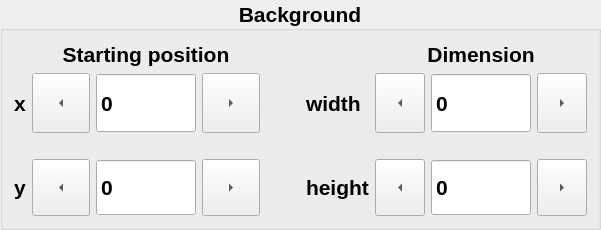
                <widget class="QGroupBox" name="box_table">
                 <property name="enabled">
                  <bool>true</bool>
                 </property>
                 <property name="sizePolicy">
                  <sizepolicy hsizetype="Expanding" vsizetype="Expanding">
                   <horstretch>0</horstretch>
                   <verstretch>0</verstretch>
                  </sizepolicy>
                 </property>
                 <property name="font">
                  <font>
                   <family>MS Sans Serif</family>
                   <pointsize>16</pointsize>
                   <weight>75</weight>
                   <italic>false</italic>
                   <bold>true</bold>
                  </font>
                 </property>
                 <property name="layoutDirection">
                  <enum>Qt::LeftToRight</enum>
                 </property>
                 <property name="title">
                  <string>Background</string>
                 </property>
                 <property name="alignment">
                  <set>Qt::AlignCenter</set>
                 </property>
                 <layout class="QVBoxLayout" name="verticalLayout_9">
                  <item>
                   <layout class="QGridLayout" name="gridLayout">
                    <item row="1" column="2">
                     <spacer name="horizontalSpacer">
                      <property name="orientation">
                       <enum>Qt::Horizontal</enum>
                      </property>
                      <property name="sizeHint" stdset="0">
                       <size>
                        <width>40</width>
                        <height>20</height>
                       </size>
                      </property>
                     </spacer>
                    </item>
                    <item row="2" column="1">
                     <spacer name="verticalSpacer_12">
                      <property name="orientation">
                       <enum>Qt::Vertical</enum>
                      </property>
                      <property name="sizeType">
                       <enum>QSizePolicy::Minimum</enum>
                      </property>
                      <property name="sizeHint" stdset="0">
                       <size>
                        <width>20</width>
                        <height>20</height>
                       </size>
                      </property>
                     </spacer>
                    </item>
                    <item row="0" column="4">
                     <widget class="QLabel" name="label_6">
                      <property name="font">
                       <font>
                        <pointsize>16</pointsize>
                       </font>
                      </property>
                      <property name="text">
                       <string>Dimension</string>
                      </property>
                      <property name="alignment">
                       <set>Qt::AlignCenter</set>
                      </property>
                     </widget>
                    </item>
                    <item row="3" column="0">
                     <widget class="QLabel" name="label_2">
                      <property name="sizePolicy">
                       <sizepolicy hsizetype="Expanding" vsizetype="Expanding">
                        <horstretch>0</horstretch>
                        <verstretch>0</verstretch>
                       </sizepolicy>
                      </property>
                      <property name="font">
                       <font>
                        <pointsize>16</pointsize>
                       </font>
                      </property>
                      <property name="locale">
                       <locale language="English" country="Germany"/>
                      </property>
                      <property name="text">
                       <string>y</string>
                      </property>
                     </widget>
                    </item>
                    <item row="2" column="4">
                     <spacer name="verticalSpacer_13">
                      <property name="orientation">
                       <enum>Qt::Vertical</enum>
                      </property>
                      <property name="sizeType">
                       <enum>QSizePolicy::Minimum</enum>
                      </property>
                      <property name="sizeHint" stdset="0">
                       <size>
                        <width>20</width>
                        <height>20</height>
                       </size>
                      </property>
                     </spacer>
                    </item>
                    <item row="3" column="4">
                     <layout class="QHBoxLayout" name="horizontalLayout_4">
                      <item>
                       <widget class="QToolButton" name="btn_htableN">
                        <property name="enabled">
                         <bool>true</bool>
                        </property>
                        <property name="sizePolicy">
                         <sizepolicy hsizetype="Expanding" vsizetype="Expanding">
                          <horstretch>0</horstretch>
                          <verstretch>0</verstretch>
                         </sizepolicy>
                        </property>
                        <property name="minimumSize">
                         <size>
                          <width>50</width>
                          <height>50</height>
                         </size>
                        </property>
                        <property name="text">
                         <string>...</string>
                        </property>
                        <property name="arrowType">
                         <enum>Qt::LeftArrow</enum>
                        </property>
                       </widget>
                      </item>
                      <item>
                       <widget class="QSpinBox" name="sbx_htable">
                        <property name="enabled">
                         <bool>true</bool>
                        </property>
                        <property name="sizePolicy">
                         <sizepolicy hsizetype="Expanding" vsizetype="Expanding">
                          <horstretch>0</horstretch>
                          <verstretch>0</verstretch>
                         </sizepolicy>
                        </property>
                        <property name="minimumSize">
                         <size>
                          <width>100</width>
                          <height>50</height>
                         </size>
                        </property>
                        <property name="font">
                         <font>
                          <pointsize>16</pointsize>
                         </font>
                        </property>
                        <property name="buttonSymbols">
                         <enum>QAbstractSpinBox::NoButtons</enum>
                        </property>
                       </widget>
                      </item>
                      <item>
                       <widget class="QToolButton" name="btn_htableP">
                        <property name="enabled">
                         <bool>true</bool>
                        </property>
                        <property name="sizePolicy">
                         <sizepolicy hsizetype="Expanding" vsizetype="Expanding">
                          <horstretch>0</horstretch>
                          <verstretch>0</verstretch>
                         </sizepolicy>
                        </property>
                        <property name="minimumSize">
                         <size>
                          <width>50</width>
                          <height>50</height>
                         </size>
                        </property>
                        <property name="text">
                         <string>...</string>
                        </property>
                        <property name="arrowType">
                         <enum>Qt::RightArrow</enum>
                        </property>
                       </widget>
                      </item>
                     </layout>
                    </item>
                    <item row="1" column="4">
                     <layout class="QHBoxLayout" name="horizontalLayout_3">
                      <item>
                       <widget class="QToolButton" name="btn_wtableN">
                        <property name="enabled">
                         <bool>true</bool>
                        </property>
                        <property name="sizePolicy">
                         <sizepolicy hsizetype="Expanding" vsizetype="Expanding">
                          <horstretch>0</horstretch>
                          <verstretch>0</verstretch>
                         </sizepolicy>
                        </property>
                        <property name="minimumSize">
                         <size>
                          <width>50</width>
                          <height>50</height>
                         </size>
                        </property>
                        <property name="text">
                         <string>...</string>
                        </property>
                        <property name="arrowType">
                         <enum>Qt::LeftArrow</enum>
                        </property>
                       </widget>
                      </item>
                      <item>
                       <widget class="QSpinBox" name="sbx_wtable">
                        <property name="enabled">
                         <bool>true</bool>
                        </property>
                        <property name="sizePolicy">
                         <sizepolicy hsizetype="Expanding" vsizetype="Expanding">
                          <horstretch>0</horstretch>
                          <verstretch>0</verstretch>
                         </sizepolicy>
                        </property>
                        <property name="minimumSize">
                         <size>
                          <width>100</width>
                          <height>60</height>
                         </size>
                        </property>
                        <property name="font">
                         <font>
                          <pointsize>16</pointsize>
                         </font>
                        </property>
                        <property name="buttonSymbols">
                         <enum>QAbstractSpinBox::NoButtons</enum>
                        </property>
                       </widget>
                      </item>
                      <item>
                       <widget class="QToolButton" name="btn_wtableP">
                        <property name="enabled">
                         <bool>true</bool>
                        </property>
                        <property name="sizePolicy">
                         <sizepolicy hsizetype="Expanding" vsizetype="Expanding">
                          <horstretch>0</horstretch>
                          <verstretch>0</verstretch>
                         </sizepolicy>
                        </property>
                        <property name="minimumSize">
                         <size>
                          <width>50</width>
                          <height>50</height>
                         </size>
                        </property>
                        <property name="text">
                         <string>...</string>
                        </property>
                        <property name="arrowType">
                         <enum>Qt::RightArrow</enum>
                        </property>
                       </widget>
                      </item>
                     </layout>
                    </item>
                    <item row="1" column="1">
                     <layout class="QHBoxLayout" name="horizontalLayout">
                      <item>
                       <widget class="QToolButton" name="btn_xtableN">
                        <property name="enabled">
                         <bool>true</bool>
                        </property>
                        <property name="sizePolicy">
                         <sizepolicy hsizetype="Expanding" vsizetype="Expanding">
                          <horstretch>0</horstretch>
                          <verstretch>0</verstretch>
                         </sizepolicy>
                        </property>
                        <property name="minimumSize">
                         <size>
                          <width>50</width>
                          <height>50</height>
                         </size>
                        </property>
                        <property name="text">
                         <string>...</string>
                        </property>
                        <property name="iconSize">
                         <size>
                          <width>50</width>
                          <height>50</height>
                         </size>
                        </property>
                        <property name="toolButtonStyle">
                         <enum>Qt::ToolButtonFollowStyle</enum>
                        </property>
                        <property name="autoRaise">
                         <bool>false</bool>
                        </property>
                        <property name="arrowType">
                         <enum>Qt::LeftArrow</enum>
                        </property>
                       </widget>
                      </item>
                      <item>
                       <widget class="QSpinBox" name="sbx_xtable">
                        <property name="enabled">
                         <bool>true</bool>
                        </property>
                        <property name="sizePolicy">
                         <sizepolicy hsizetype="Expanding" vsizetype="Expanding">
                          <horstretch>0</horstretch>
                          <verstretch>0</verstretch>
                         </sizepolicy>
                        </property>
                        <property name="minimumSize">
                         <size>
                          <width>100</width>
                          <height>50</height>
                         </size>
                        </property>
                        <property name="font">
                         <font>
                          <pointsize>16</pointsize>
                         </font>
                        </property>
                        <property name="mouseTracking">
                         <bool>true</bool>
                        </property>
                        <property name="locale">
                         <locale language="English" country="Germany"/>
                        </property>
                        <property name="buttonSymbols">
                         <enum>QAbstractSpinBox::NoButtons</enum>
                        </property>
                       </widget>
                      </item>
                      <item>
                       <widget class="QToolButton" name="btn_xtableP">
                        <property name="enabled">
                         <bool>true</bool>
                        </property>
                        <property name="sizePolicy">
                         <sizepolicy hsizetype="Expanding" vsizetype="Expanding">
                          <horstretch>0</horstretch>
                          <verstretch>0</verstretch>
                         </sizepolicy>
                        </property>
                        <property name="minimumSize">
                         <size>
                          <width>50</width>
                          <height>50</height>
                         </size>
                        </property>
                        <property name="text">
                         <string>...</string>
                        </property>
                        <property name="iconSize">
                         <size>
                          <width>50</width>
                          <height>50</height>
                         </size>
                        </property>
                        <property name="arrowType">
                         <enum>Qt::RightArrow</enum>
                        </property>
                       </widget>
                      </item>
                     </layout>
                    </item>
                    <item row="3" column="3">
                     <widget class="QLabel" name="label_4">
                      <property name="sizePolicy">
                       <sizepolicy hsizetype="Expanding" vsizetype="Expanding">
                        <horstretch>0</horstretch>
                        <verstretch>0</verstretch>
                       </sizepolicy>
                      </property>
                      <property name="font">
                       <font>
                        <pointsize>16</pointsize>
                       </font>
                      </property>
                      <property name="layoutDirection">
                       <enum>Qt::LeftToRight</enum>
                      </property>
                      <property name="text">
                       <string>height</string>
                      </property>
                     </widget>
                    </item>
                    <item row="3" column="2">
                     <spacer name="horizontalSpacer_2">
                      <property name="orientation">
                       <enum>Qt::Horizontal</enum>
                      </property>
                      <property name="sizeHint" stdset="0">
                       <size>
                        <width>40</width>
                        <height>20</height>
                       </size>
                      </property>
                     </spacer>
                    </item>
                    <item row="0" column="1">
                     <widget class="QLabel" name="label_5">
                      <property name="font">
                       <font>
                        <pointsize>16</pointsize>
                       </font>
                      </property>
                      <property name="text">
                       <string>Starting position</string>
                      </property>
                      <property name="alignment">
                       <set>Qt::AlignCenter</set>
                      </property>
                     </widget>
                    </item>
                    <item row="1" column="3">
                     <widget class="QLabel" name="label_3">
                      <property name="sizePolicy">
                       <sizepolicy hsizetype="Expanding" vsizetype="Preferred">
                        <horstretch>0</horstretch>
                        <verstretch>0</verstretch>
                       </sizepolicy>
                      </property>
                      <property name="font">
                       <font>
                        <pointsize>16</pointsize>
                       </font>
                      </property>
                      <property name="toolTip">
                       <string notr="true"/>
                      </property>
                      <property name="layoutDirection">
                       <enum>Qt::LeftToRight</enum>
                      </property>
                      <property name="text">
                       <string>width</string>
                      </property>
                     </widget>
                    </item>
                    <item row="1" column="0">
                     <widget class="QLabel" name="label">
                      <property name="sizePolicy">
                       <sizepolicy hsizetype="Expanding" vsizetype="Expanding">
                        <horstretch>0</horstretch>
                        <verstretch>0</verstretch>
                       </sizepolicy>
                      </property>
                      <property name="font">
                       <font>
                        <pointsize>16</pointsize>
                       </font>
                      </property>
                      <property name="locale">
                       <locale language="English" country="Germany"/>
                      </property>
                      <property name="text">
                       <string>x</string>
                      </property>
                     </widget>
                    </item>
                    <item row="3" column="1">
                     <layout class="QHBoxLayout" name="horizontalLayout_2">
                      <item>
                       <widget class="QToolButton" name="btn_ytableN">
                        <property name="enabled">
                         <bool>true</bool>
                        </property>
                        <property name="sizePolicy">
                         <sizepolicy hsizetype="Expanding" vsizetype="Expanding">
                          <horstretch>0</horstretch>
                          <verstretch>0</verstretch>
                         </sizepolicy>
                        </property>
                        <property name="minimumSize">
                         <size>
                          <width>50</width>
                          <height>50</height>
                         </size>
                        </property>
                        <property name="text">
                         <string>...</string>
                        </property>
                        <property name="iconSize">
                         <size>
                          <width>50</width>
                          <height>50</height>
                         </size>
                        </property>
                        <property name="arrowType">
                         <enum>Qt::LeftArrow</enum>
                        </property>
                       </widget>
                      </item>
                      <item>
                       <widget class="QSpinBox" name="sbx_ytable">
                        <property name="enabled">
                         <bool>true</bool>
                        </property>
                        <property name="sizePolicy">
                         <sizepolicy hsizetype="Expanding" vsizetype="Expanding">
                          <horstretch>0</horstretch>
                          <verstretch>0</verstretch>
                         </sizepolicy>
                        </property>
                        <property name="minimumSize">
                         <size>
                          <width>100</width>
                          <height>50</height>
                         </size>
                        </property>
                        <property name="font">
                         <font>
                          <pointsize>16</pointsize>
                         </font>
                        </property>
                        <property name="locale">
                         <locale language="English" country="Germany"/>
                        </property>
                        <property name="buttonSymbols">
                         <enum>QAbstractSpinBox::NoButtons</enum>
                        </property>
                       </widget>
                      </item>
                      <item>
                       <widget class="QToolButton" name="btn_ytableP">
                        <property name="enabled">
                         <bool>true</bool>
                        </property>
                        <property name="sizePolicy">
                         <sizepolicy hsizetype="Expanding" vsizetype="Expanding">
                          <horstretch>0</horstretch>
                          <verstretch>0</verstretch>
                         </sizepolicy>
                        </property>
                        <property name="minimumSize">
                         <size>
                          <width>50</width>
                          <height>50</height>
                         </size>
                        </property>
                        <property name="text">
                         <string>...</string>
                        </property>
                        <property name="iconSize">
                         <size>
                          <width>50</width>
                          <height>50</height>
                         </size>
                        </property>
                        <property name="arrowType">
                         <enum>Qt::RightArrow</enum>
                        </property>
                       </widget>
                      </item>
                     </layout>
                    </item>
                   </layout>
                  </item>
                 </layout>
                </widget>
